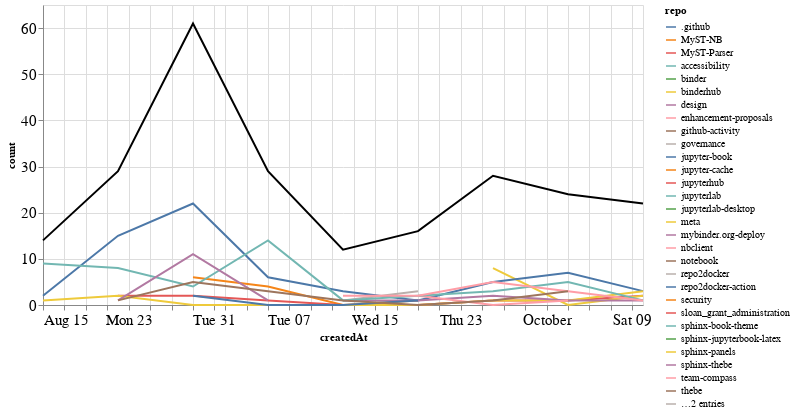

Source (notebook cell):
### Markdown cell above
### Comments

### Code cell
comments_time = comments.groupby('repo').resample('W', on='createdAt').count()['author'].reset_index()
comments_time = comments_time.rename(columns={'author': 'count'})
comments_time_total = comments_time.groupby('createdAt').agg({"count": "sum"}).reset_index()
ch1 = alt.Chart(comments_time, width=600).mark_line().encode(
    x='createdAt',
    y='count',
    color='repo',
    tooltip="repo"
)

ch2 = alt.Chart(comments_time_total, width=600).mark_line(color="black").encode(
    x='createdAt',
    y='count',
)

ch1 + ch2

### Figure 1 — Vega-Lite specification as saved in the notebook (floating-point values rounded to 4 significant figures)
{"config": {"axisLeft": {"labelFontSize": 15}, "axisBottom": {"labelFontSize": 15}}, "layer": [{"data": {"name": "data-33091755d79aa114824be53f52721cb2"}, "mark": "line", "encoding": {"color": {"type": "nominal", "field": "repo"}, "tooltip": {"type": "nominal", "field": "repo"}, "x": {"type": "temporal", "field": "createdAt"}, "y": {"type": "quantitative", "field": "count"}}, "width": 600}, {"data": {"name": "data-cffe4fa2035f1f062783c3f67ef7ee69"}, "mark": {"type": "line", "color": "black"}, "encoding": {"x": {"type": "temporal", "field": "createdAt"}, "y": {"type": "quantitative", "field": "count"}}, "width": 600}], "$schema": "https://vega.github.io/schema/vega-lite/v4.8.1.json", "datasets": {"data-33091755d79aa114824be53f52721cb2": [{"repo": ".github", "createdAt": "2021-09-12T00:00:00", "count": 1}, {"repo": "MyST-NB", "createdAt": "2021-08-29T00:00:00", "count": 6}, {"repo": "MyST-NB", "createdAt": "2021-09-05T00:00:00", "count": 4}, {"repo": "MyST-NB", "createdAt": "2021-09-12T00:00:00", "count": 0}, {"repo": "MyST-NB", "createdAt": "2021-09-19T00:00:00", "count": 1}, {"repo": "MyST-Parser", "createdAt": "2021-08-22T00:00:00", "count": 2}, {"repo": "MyST-Parser", "createdAt": "2021-08-29T00:00:00", "count": 2}, {"repo": "MyST-Parser", "createdAt": "2021-09-05T00:00:00", "count": 1}, {"repo": "MyST-Parser", "createdAt": "2021-09-12T00:00:00", "count": 0}, {"repo": "MyST-Parser", "createdAt": "2021-09-19T00:00:00", "count": 0}, {"repo": "MyST-Parser", "createdAt": "2021-09-26T00:00:00", "count": 1}, {"repo": "MyST-Parser", "createdAt": "2021-10-03T00:00:00", "count": 1}, {"repo": "MyST-Parser", "createdAt": "2021-10-10T00:00:00", "count": 2}, {"repo": "accessibility", "createdAt": "2021-08-29T00:00:00", "count": 2}, {"repo": "binder", "createdAt": "2021-09-19T00:00:00", "count": 1}, {"repo": "binderhub", "createdAt": "2021-09-26T00:00:00", "count": 8}, {"repo": "binderhub", "createdAt": "2021-10-03T00:00:00", "count": 0}, {"repo": "binderhub", "createdAt": "2021-10-10T00:00:00", "count": 2}, {"repo": "design", "createdAt": "2021-08-29T00:00:00", "count": 1}, {"repo": "enhancement-proposals", "createdAt": "2021-10-10T00:00:00", "count": 2}, {"repo": "github-activity", "createdAt": "2021-10-10T00:00:00", "count": 1}, {"repo": "governance", "createdAt": "2021-09-19T00:00:00", "count": 2}, {"repo": "jupyter-book", "createdAt": "2021-08-15T00:00:00", "count": 2}, {"repo": "jupyter-book", "createdAt": "2021-08-22T00:00:00", "count": 15}, {"repo": "jupyter-book", "createdAt": "2021-08-29T00:00:00", "count": 22}, {"repo": "jupyter-book", "createdAt": "2021-09-05T00:00:00", "count": 6}, {"repo": "jupyter-book", "createdAt": "2021-09-12T00:00:00", "count": 3}, {"repo": "jupyter-book", "createdAt": "2021-09-19T00:00:00", "count": 1}, {"repo": "jupyter-book", "createdAt": "2021-09-26T00:00:00", "count": 5}, {"repo": "jupyter-book", "createdAt": "2021-10-03T00:00:00", "count": 7}, {"repo": "jupyter-book", "createdAt": "2021-10-10T00:00:00", "count": 3}, {"repo": "jupyter-cache", "createdAt": "2021-08-29T00:00:00", "count": 1}, {"repo": "jupyterhub", "createdAt": "2021-08-29T00:00:00", "count": 4}, {"repo": "jupyterlab", "createdAt": "2021-08-15T00:00:00", "count": 2}, {"repo": "jupyterlab-desktop", "createdAt": "2021-09-26T00:00:00", "count": 1}, {"repo": "meta", "createdAt": "2021-08-15T00:00:00", "count": 1}, {"repo": "meta", "createdAt": "2021-08-22T00:00:00", "count": 2}, {"repo": "meta", "createdAt": "2021-08-29T00:00:00", "count": 0}, {"repo": "meta", "createdAt": "2021-09-05T00:00:00", "count": 0}, {"repo": "meta", "createdAt": "2021-09-12T00:00:00", "count": 0}, {"repo": "meta", "createdAt": "2021-09-19T00:00:00", "count": 0}, {"repo": "meta", "createdAt": "2021-09-26T00:00:00", "count": 1}, {"repo": "meta", "createdAt": "2021-10-03T00:00:00", "count": 1}, {"repo": "meta", "createdAt": "2021-10-10T00:00:00", "count": 3}, {"repo": "mybinder.org-deploy", "createdAt": "2021-09-12T00:00:00", "count": 1}, {"repo": "mybinder.org-deploy", "createdAt": "2021-09-19T00:00:00", "count": 1}, {"repo": "mybinder.org-deploy", "createdAt": "2021-09-26T00:00:00", "count": 2}, {"repo": "mybinder.org-deploy", "createdAt": "2021-10-03T00:00:00", "count": 1}, {"repo": "mybinder.org-deploy", "createdAt": "2021-10-10T00:00:00", "count": 1}, {"repo": "nbclient", "createdAt": "2021-09-19T00:00:00", "count": 2}, {"repo": "nbclient", "createdAt": "2021-09-26T00:00:00", "count": 0}, {"repo": "nbclient", "createdAt": "2021-10-03T00:00:00", "count": 1}, {"repo": "notebook", "createdAt": "2021-10-10T00:00:00", "count": 2}, {"repo": "repo2docker", "createdAt": "2021-09-12T00:00:00", "count": 1}, {"repo": "repo2docker", "createdAt": "2021-09-19T00:00:00", "count": 3}, {"repo": "repo2docker-action", "createdAt": "2021-08-29T00:00:00", "count": 2}, {"repo": "repo2docker-action", "createdAt": "2021-09-05T00:00:00", "count": 0}, {"repo": "repo2docker-action", "createdAt": "2021-09-12T00:00:00", "count": 0}, {"repo": "repo2docker-action", "createdAt": "2021-09-19T00:00:00", "count": 1}, {"repo": "security", "createdAt": "2021-10-03T00:00:00", "count": 1}, {"repo": "sloan_grant_administration", "createdAt": "2021-10-10T00:00:00", "count": 4}, {"repo": "sphinx-book-theme", "createdAt": "2021-08-15T00:00:00", "count": 9}, {"repo": "sphinx-book-theme", "createdAt": "2021-08-22T00:00:00", "count": 8}, {"repo": "sphinx-book-theme", "createdAt": "2021-08-29T00:00:00", "count": 4}, {"repo": "sphinx-book-theme", "createdAt": "2021-09-05T00:00:00", "count": 14}, {"repo": "sphinx-book-theme", "createdAt": "2021-09-12T00:00:00", "count": 1}, {"repo": "sphinx-book-theme", "createdAt": "2021-09-19T00:00:00", "count": 2}, {"repo": "sphinx-book-theme", "createdAt": "2021-09-26T00:00:00", "count": 3}, {"repo": "sphinx-book-theme", "createdAt": "2021-10-03T00:00:00", "count": 5}, {"repo": "sphinx-book-theme", "createdAt": "2021-10-10T00:00:00", "count": 1}, {"repo": "sphinx-jupyterbook-latex", "createdAt": "2021-10-03T00:00:00", "count": 1}, {"repo": "sphinx-panels", "createdAt": "2021-08-29T00:00:00", "count": 1}, {"repo": "sphinx-thebe", "createdAt": "2021-08-22T00:00:00", "count": 1}, {"repo": "sphinx-thebe", "createdAt": "2021-08-29T00:00:00", "count": 11}, {"repo": "sphinx-thebe", "createdAt": "2021-09-05T00:00:00", "count": 1}, {"repo": "team-compass", "createdAt": "2021-09-12T00:00:00", "count": 2}, {"repo": "team-compass", "createdAt": "2021-09-19T00:00:00", "count": 2}, {"repo": "team-compass", "createdAt": "2021-09-26T00:00:00", "count": 5}, {"repo": "team-compass", "createdAt": "2021-10-03T00:00:00", "count": 3}, {"repo": "team-compass", "createdAt": "2021-10-10T00:00:00", "count": 1}, {"repo": "thebe", "createdAt": "2021-08-22T00:00:00", "count": 1}, {"repo": "thebe", "createdAt": "2021-08-29T00:00:00", "count": 5}, {"repo": "thebe", "createdAt": "2021-09-05T00:00:00", "count": 3}, {"repo": "thebe", "createdAt": "2021-09-12T00:00:00", "count": 1}, {"repo": "thebe", "createdAt": "2021-09-19T00:00:00", "count": 0}, {"repo": "thebe", "createdAt": "2021-09-26T00:00:00", "count": 1}, {"repo": "thebe", "createdAt": "2021-10-03T00:00:00", "count": 3}, {"repo": "voila", "createdAt": "2021-09-12T00:00:00", "count": 2}, {"repo": "web-compile", "createdAt": "2021-09-26T00:00:00", "count": 1}], "data-cffe4fa2035f1f062783c3f67ef7ee69": [{"createdAt": "2021-08-15T00:00:00", "count": 14}, {"createdAt": "2021-08-22T00:00:00", "count": 29}, {"createdAt": "2021-08-29T00:00:00", "count": 61}, {"createdAt": "2021-09-05T00:00:00", "count": 29}, {"createdAt": "2021-09-12T00:00:00", "count": 12}, {"createdAt": "2021-09-19T00:00:00", "count": 16}, {"createdAt": "2021-09-26T00:00:00", "count": 28}, {"createdAt": "2021-10-03T00:00:00", "count": 24}, {"createdAt": "2021-10-10T00:00:00", "count": 22}]}}
